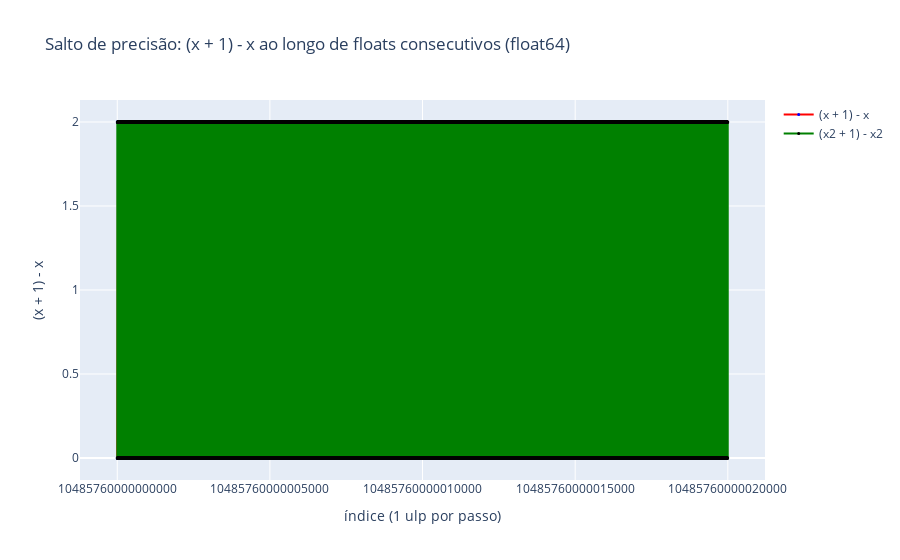

Notebook code for this chart:
### Code cell
import numpy as np
import plotly.graph_objects as go

# Valor inicial grande onde a adição de 1 começa a ser ignorada
z = np.float64(40**10)

# Gerar 1000 floats consecutivos em float64 (1 ulp entre eles)
x = np.empty(1000, dtype=np.float64)
x[0] = z
for i in range(1, 1000):
    x[i] = np.nextafter(x[i-1], np.inf)

# Avaliar a expressão (x + 1) - x
y = x + 1 - x


# Valor inicial grande onde a adição de 1 começa a ser ignorada
z2 = np.float64(40**10)

x2 = np.empty(10000, dtype=np.float64)
x2[0] = z2
for i in range(1, 10000):
    x2[i] = np.nextafter(x2[i-1], np.inf)

# Avaliar a expressão (x + 1) - x
y2 = x2 + 1 - x2

# Plot
fig = go.Figure()
fig.add_trace(go.Scatter(x=x, y=y,
                         mode="lines+markers",
                         line=dict(color="red"),
                         marker=dict(size=3, color="blue"),
                         name="(x + 1) - x"))

fig.add_trace(go.Scatter(x=x2, y=y2,
                         mode="lines+markers",
                         line=dict(color="green"),
                         marker=dict(size=3, color="black"),
                         name="(x2 + 1) - x2",
                         line_shape="hv")
                         )

fig.update_layout(
    title="Salto de precisão: (x + 1) - x ao longo de floats consecutivos (float64)",
    xaxis_title="índice (1 ulp por passo)",
    yaxis_title="(x + 1) - x",
    hovermode="x unified",
    xaxis=dict(tickformat=".e") 
)

fig.show()

### Figure 1 — Plotly figure (JSON) as saved in the notebook; plotly's stock layout.template omitted (floating-point values rounded to 4 significant figures; data arrays with more than 128 entries replaced by an {"elided": "..."} marker saying what was removed)
{"data": [{"line": {"color": "red"}, "marker": {"color": "blue", "size": 3}, "mode": "lines+markers", "name": "(x + 1) - x", "type": "scatter", "x": {"elided": "1000 float values"}, "y": {"elided": "1000 float values"}}, {"line": {"color": "green", "shape": "hv"}, "marker": {"color": "black", "size": 3}, "mode": "lines+markers", "name": "(x2 + 1) - x2", "type": "scatter", "x": {"elided": "10000 float values"}, "y": {"elided": "10000 float values"}}], "layout": {"hovermode": "x unified", "title": {"text": "Salto de precisão: (x + 1) - x ao longo de floats consecutivos (float64)"}, "xaxis": {"tickformat": ".e", "title": {"text": "índice (1 ulp por passo)"}}, "yaxis": {"title": {"text": "(x + 1) - x"}}}}
